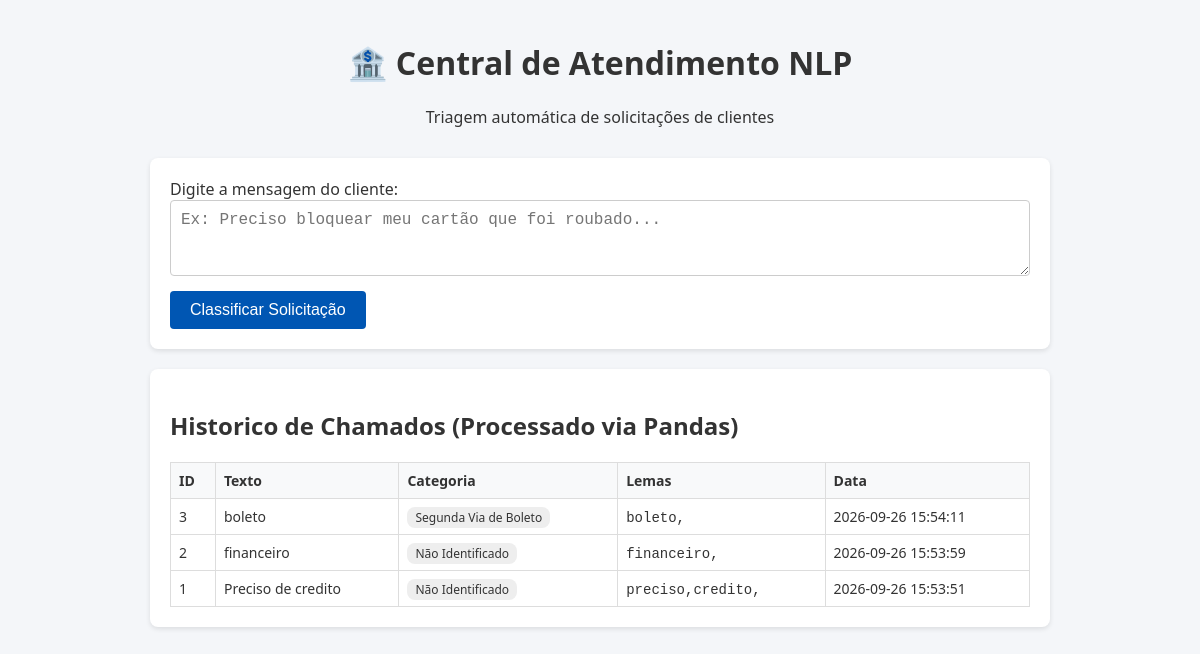
The page / on the database its author committed.
### tables this page shows
CREATE TABLE solicitacoes (
            id INTEGER PRIMARY KEY AUTOINCREMENT,
            texto TEXT NOT NULL,
            categoria TEXT NOT NULL,
            lemmas TEXT NOT NULL,
            data_criacao TIMESTAMP DEFAULT CURRENT_TIMESTAMP
        );

### controllers/classifier_controller.py (the view, shortened to what this page needs)
@classifier_bp.route('/', methods=['GET', 'POST'])
def index():
    resultado = None
    df_historico = obter_historico_df()
    historico = df_historico.to_dict(orient='records')
    return render_template('index.html', resultado=resultado, historico=historico)

### models/database.py (called while the page is built)
def obter_historico_df():
    conn = sqlite3.connect(DB_NAME)
    df = pd.read_sql_query("SELECT id, texto, categoria, lemmas, data_criacao FROM solicitacoes ORDER BY id DESC", conn)
    conn.close()
    return df

### templates/index.html (shortened to what this page needs)
<!DOCTYPE html>
<html lang="pt-br">
<head>
    <link rel="stylesheet" href="{{ url_for('static', filename='css/style.css') }}">
</head>
<body>
    <div class="container">
        <header>
            <h1>🏦 Central de Atendimento NLP</h1>
            <p>Triagem automática de solicitações de clientes</p>
        </header>
        <section class="card">
            <form method="POST">
                <label for="texto">Digite a mensagem do cliente:</label>
                <textarea id="texto" name="texto" rows="3" placeholder="Ex: Preciso bloquear meu cartão que foi roubado..." required></textarea>
                <button type="submit">Classificar Solicitação</button>
            </form>
        </section>
        <section class="card">
            <h2>Historico de Chamados (Processado via Pandas)</h2>
            <table>
                <thead>
                    <tr>
                        <th>ID</th>
                        <th>Texto</th>
                        <th>Categoria</th>
                        <th>Lemas</th>
                        <th>Data</th>
                    </tr>
                </thead>
                <tbody>
                    {% for item in historico %}
                    <tr>
                        <td>{{ item.id }}</td>
                        <td>{{ item.texto }}</td>
                        <td><span class="badge-small">{{ item.categoria }}</span></td>
                        <td><code>{{ item.lemmas }}</code></td>
                        <td>{{ item.data_criacao }}</td>
                    </tr>
                    {% endfor %}
                </tbody>
            </table>
        </section>
    </div>
</body>
</html>

### static/css/style.css (style rules this page uses)
body { font-family: 'Segoe UI', Tahoma, Geneva, Verdana, sans-serif; background-color: #f4f6f9; margin: 0; padding: 20px; color: #333; }
.container { max-width: 900px; margin: 0 auto; }
header { text-align: center; margin-bottom: 30px; }
.card { background: white; padding: 20px; border-radius: 8px; box-shadow: 0 2px 5px rgba(0,0,0,0.1); margin-bottom: 20px; }
textarea { width: 100%; box-sizing: border-box; padding: 10px; border: 1px solid #ccc; border-radius: 4px; font-size: 16px; }
button { background-color: #0056b3; color: white; border: none; padding: 10px 20px; border-radius: 4px; cursor: pointer; font-size: 16px; margin-top: 10px; }
.badge-small { background: #eee; padding: 2px 8px; border-radius: 8px; font-size: 12px; }
table { width: 100%; border-collapse: collapse; margin-top: 10px; }
th, td { border: 1px solid #ddd; padding: 8px; text-align: left; font-size: 14px; }
th { background-color: #f8f9fa; }

### rows shown on the page
solicitacoes: id "3", texto "boleto", categoria "Segunda Via de Boleto", lemmas "boleto,", data_criacao "2026-09-26 15:54:11"
solicitacoes: id "2", texto "financeiro", categoria "Não Identificado", lemmas "financeiro,", data_criacao "2026-09-26 15:53:59"
solicitacoes: id "1", texto "Preciso de credito", categoria "Não Identificado", lemmas "preciso,credito,", data_criacao "2026-09-26 15:53:51"
